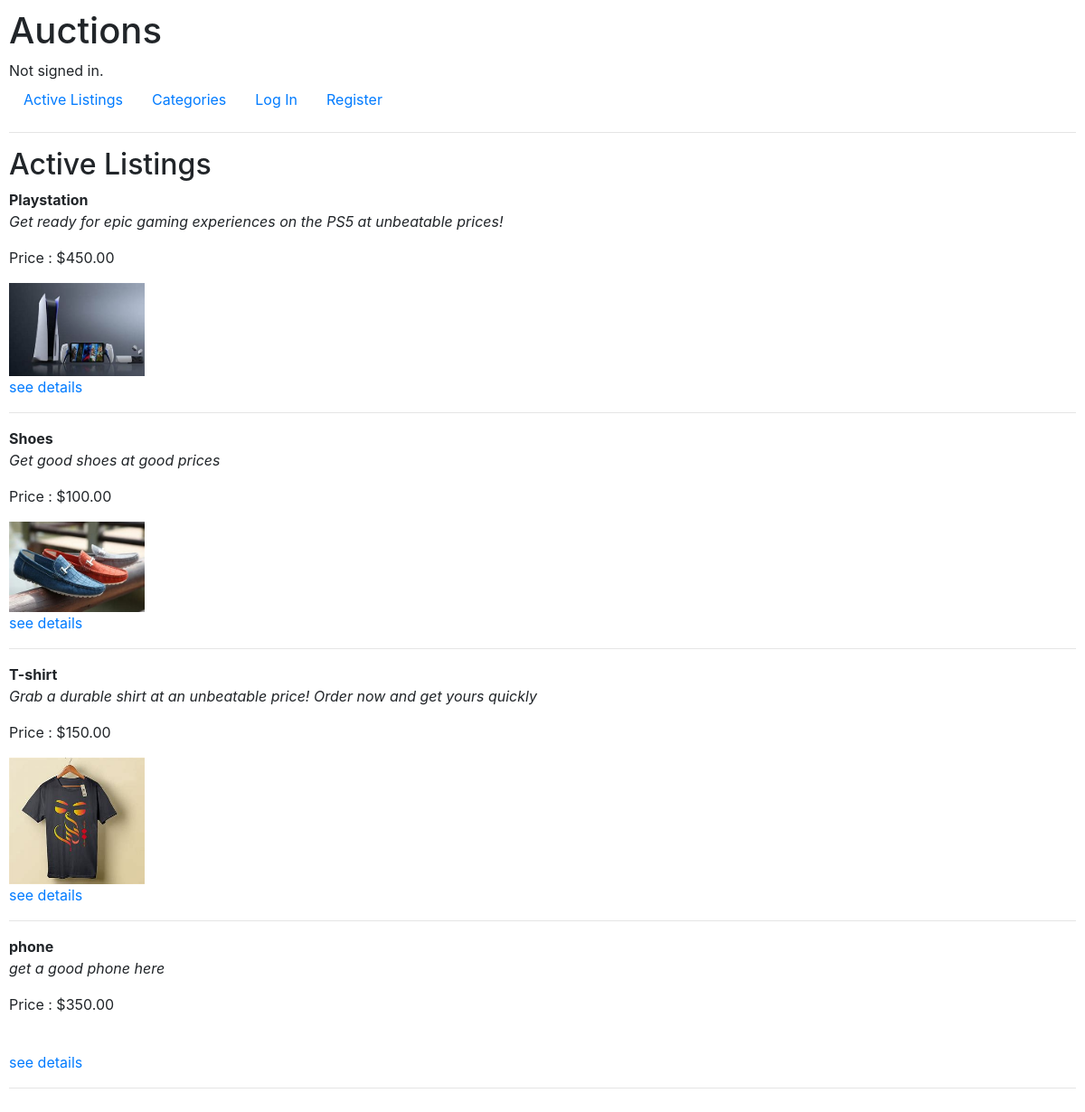
The page / on the database its author committed.
### auctions/models.py (models this page shows, shortened)
class Listing(models.Model):
    title = models.CharField(max_length=180)
    description = models.TextField()
    starting_bid = models.DecimalField(max_digits=10, decimal_places=2)
    thumbnail = models.ImageField(upload_to='products', blank=True, null=True)
    created_by = models.ForeignKey(User, on_delete=models.CASCADE, related_name='idrice')
    category = models.ForeignKey(Category, on_delete=models.SET_NULL, null=True, related_name="listings")
    is_active = models.BooleanField(default=True)
    winner  = models.ForeignKey(User, null=True, blank=True, on_delete=models.SET_NULL, related_name="won_listing")

### auctions/views.py (the view)
# urls.py: path("", views.index, name="index"),
def index(request):
    listings = Listing.objects.all()
    return render(request, "auctions/index.html",{
        'listings': listings
    })

### auctions/templates/auctions/index.html
{% extends "auctions/layout.html" %}
{% block body %}
    <h2>Active Listings</h2>
    {%for listing in listings %}
        <b>{{listing.title}}</b>
        <p><i>{{listing.description}}</i></p>
        <p>Price : ${{listing.starting_bid}}</p>
        {% if listing.thumbnail%}
         <img src="{{listing.thumbnail.url}}" alt="{{listing.title}}" width="150px">
        {%endif%}<br>
        <a href="{% url 'details' listing.title %}">see details</a>
        <hr>
    {%endfor%}
{% endblock %}

### auctions/templates/auctions/layout.html (shortened to what this page needs)
{% load static %}
<!DOCTYPE html>
<html lang="en">
    <head>
        <link rel="stylesheet" href="https://stackpath.bootstrapcdn.com/bootstrap/4.4.1/css/bootstrap.min.css">
        <link href="{% static 'auctions/styles.css' %}" rel="stylesheet">
    </head>
    <body>
        <h1>Auctions</h1>
        <div>
            {% if user.is_authenticated %}
                Signed in as <strong>{{ user.username }}</strong>.
            {% else %}
                Not signed in.
            {% endif %}
        </div>
        <ul class="nav">
            <li class="nav-item">
                <a class="nav-link" href="{% url 'index' %}">Active Listings</a>
            </li>
            <li class="nav-item">
                <a class="nav-link" href="{% url 'category' %}">Categories</a>
            </li>
            {% if user.is_authenticated %}
                <li class="nav-item">
                    <a class="nav-link" href="{% url 'logout' %}">Log Out</a>
                </li>
                <li class="nav-item">
                    <a class="nav-link" href="{% url 'create' %}">Create</a>
                </li>
                <li class="nav-item">
                    <a class="nav-link" href="{% url 'watchlist' %}">watchlist</a>
                </li>
            {% else %}
                <li class="nav-item">
                    <a class="nav-link" href="{% url 'login' %}">Log In</a>
                </li>
                <li class="nav-item">
                    <a class="nav-link" href="{% url 'register' %}">Register</a>
                </li>
            {% endif %}
        </ul>
        <hr>
        {% block body %}
        {% endblock %}
    </body>
</html>

### auctions/static/auctions/styles.css (style rules this page uses)
body { padding: 10px; }

### rows shown on the page
Listing: title "Playstation", description "Get ready for epic gaming experiences on the PS5 at unbeatable prices!", starting_bid "450.00", thumbnail (picture)
Listing: title "Shoes", description "Get good shoes at good prices", starting_bid "100.00", thumbnail (picture)
Listing: title "T-shirt", description "Grab a durable shirt at an unbeatable price! Order now and get yours quickly", starting_bid "150.00", thumbnail (picture)
Listing: title "phone", description "get a good phone here", starting_bid "350.00"
